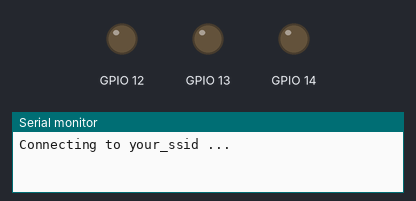
The sketch below on a simulated ESP32. On the bench: output pins drawn as LEDs (lit = HIGH), the last lines printed to the serial monitor. At 53.2 s the program restarts the board; the recording ends there.

Above: at 0.1 s.
At 2.1 s:
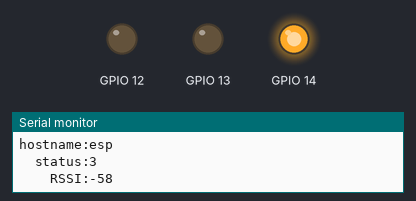
Timing chart, 0 to 3.6 s (numbered marks = the images above):
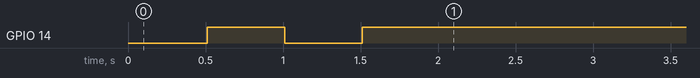

The sketch:

shootnet_sensor.ino
```cpp
#include <shootnet_sensor.h>

ShootNet_Sensor _sensor;

void setup()
{
  Serial.begin(115200);
  _sensor.begin();
}


void loop()
{
  _sensor.iterate();
  delay(1); // delay or yield necessary to allow esp8266 to maintain connectivity
}
```
